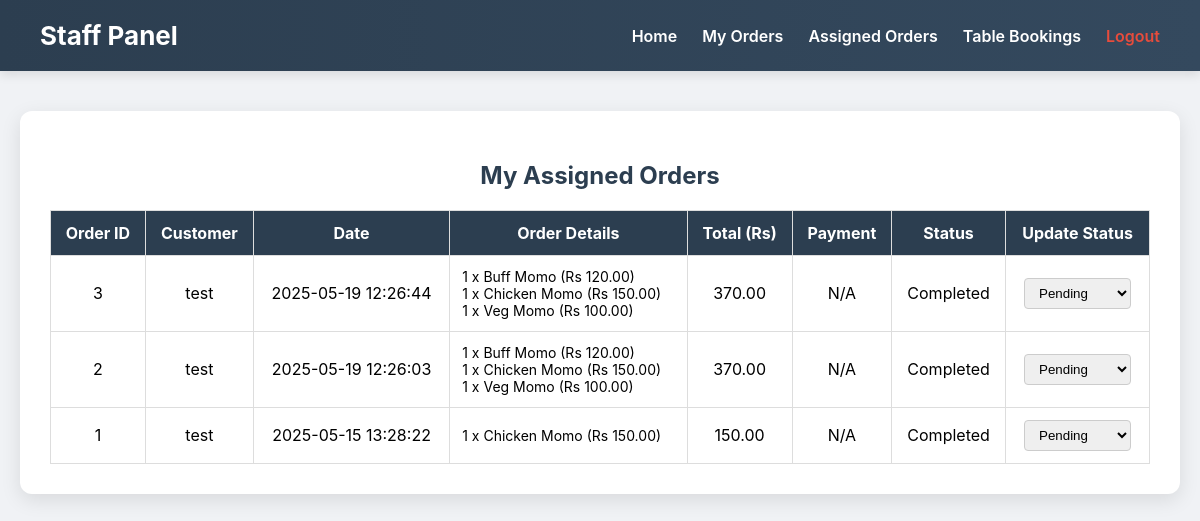
The page /staff_orders.php (signed in) on the database as committed earlier.
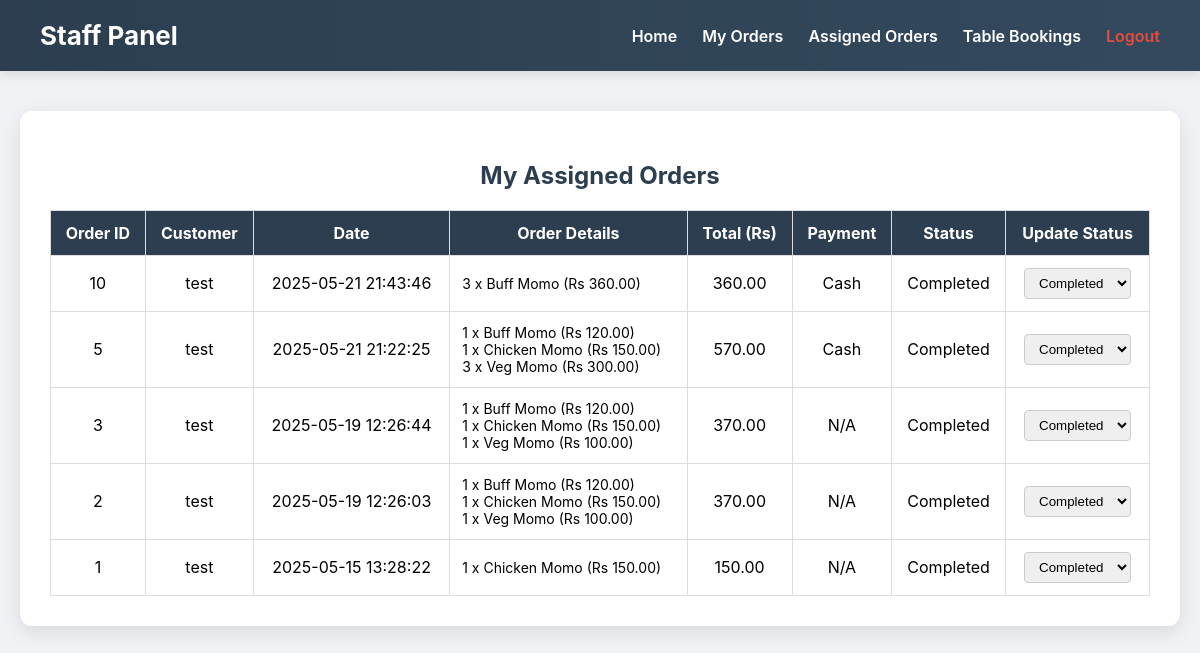
The same page on the database as committed later.
### tables this page shows
CREATE TABLE `orders` (
  `id` int(11) NOT NULL,
  `user_id` int(11) DEFAULT NULL,
  `order_date` datetime DEFAULT current_timestamp(),
  `order_details` text DEFAULT NULL,
  `total` decimal(10,2) NOT NULL,
  `status` varchar(50) DEFAULT NULL,
  `assigned_staff_id` int(11) DEFAULT NULL,
  `payment_method` varchar(50) DEFAULT NULL
);

CREATE TABLE `users` (
  `id` int(11) NOT NULL,
  `username` varchar(50) NOT NULL,
  `password` varchar(255) NOT NULL,
  `role` enum('admin','staff','user') DEFAULT 'user'
);

### staff_orders.php (the view, shortened to what this page needs)
<?php
include 'db_connect.php';
$staffId = $_SESSION['user_id'];
try {
    $stmt = $conn->prepare("
        SELECT
            orders.id,
            orders.order_date,
            orders.total,
            orders.status,
            orders.payment_method,
            orders.order_details,
            u.username AS customer_name
        FROM orders
        JOIN users u ON orders.user_id = u.id
        WHERE orders.assigned_staff_id = :staff_id
        ORDER BY orders.order_date DESC
    ");
    $stmt->execute(['staff_id' => $staffId]);
    $orders = $stmt->fetchAll(PDO::FETCH_ASSOC);
} catch (PDOException $e) {
    die("Database error: " . $e->getMessage());
}
?>
<!DOCTYPE html>
<html lang="en">
<head>
</head>
<body>
<div class="navbar">
    <h1>Staff Panel</h1>
    <ul>
        <li><a href="staff_dashboard.php">Home</a></li>
        <li><a href="staff_orders.php">My Orders</a></li>
        <li><a href="assigned_orders.php">Assigned Orders</a></li>
        <li><a href="table_bookings.php">Table Bookings</a></li>
        <li><a class="logout" href="logout.php">Logout</a></li>
    </ul>
</div>
<div class="container">
    <h2>My Assigned Orders</h2>
    <?php if (empty($orders)): ?>
        <p style="text-align:center;">No orders assigned to you yet.</p>
    <?php else: ?>
        <table>
            <thead>
                <tr>
                    <th>Order ID</th>
                    <th>Customer</th>
                    <th>Date</th>
                    <th>Order Details</th>
                    <th>Total (Rs)</th>
                    <th>Payment</th>
                    <th>Status</th>
                    <th>Update Status</th>
                </tr>
            </thead>
            <tbody>
            <?php foreach ($orders as $order): ?>
                <tr>
                    <td><?= htmlspecialchars($order['id']) ?></td>
                    <td><?= htmlspecialchars($order['customer_name']) ?></td>
                    <td><?= htmlspecialchars($order['order_date']) ?></td>
                    <td class="order-items">
                        <?php
                        $items = json_decode($order['order_details'], true);
                        if (is_array($items)) {
                            foreach ($items as $item) {
                                echo htmlspecialchars("{$item['quantity']} x {$item['name']} (Rs " . number_format($item['subtotal'], 2) . ")") . "<br>";
                            }
                        } else {
                            echo "N/A";
                        }
                        ?>
                    </td>
                    <td><?= number_format($order['total'], 2) ?></td>
                    <td><?= htmlspecialchars($order['payment_method'] ?? 'N/A') ?></td>
                    <td><?= ucfirst(htmlspecialchars($order['status'])) ?></td>
                    <td>
                        <form method="POST" action="update_order_status.php" style="margin:0;">
                            <select name="status" onchange="this.form.submit()">
                                <?php
                                $statuses = ['pending', 'preparing', 'completed', 'cancelled'];
                                foreach ($statuses as $statusOption) {
                                    $selected = ($order['status'] === $statusOption) ? 'selected' : '';
                                    echo "<option value='$statusOption' $selected>" . ucfirst($statusOption) . "</option>";
                                }
                                ?>
                            </select>
                        </form>
                    </td>
                </tr>
            <?php endforeach; ?>
            </tbody>
        </table>
    <?php endif; ?>
</div>
</body>
</html>

### staff_orders.php (style rules this page uses)
body { font-family: 'Inter', sans-serif; background-color: #f0f2f5; margin: 0; padding: 0; }
.navbar { background: linear-gradient(to right, #2c3e50, #34495e); padding: 20px 40px; display: flex; justify-content: space-between; align-items: center; color: white; box-shadow: 0 4px 10px rgba(0,0,0,0.1); }
.navbar h1 { margin: 0; font-size: 26px; }
.navbar ul { list-style: none; display: flex; margin: 0; padding: 0; }
.navbar li { margin-left: 25px; }
.navbar a { color: white; text-decoration: none; font-weight: 600; transition: 0.3s; }
.navbar .logout { color: #e74c3c; }
.container { max-width: 1100px; margin: 40px auto; background-color: white; padding: 30px; border-radius: 12px; box-shadow: 0 6px 20px rgba(0,0,0,0.1); }
h2 { text-align: center; color: #2c3e50; }
table { width: 100%; border-collapse: collapse; margin-top: 20px; }
th, td { padding: 12px; border: 1px solid #ddd; text-align: center; vertical-align: middle; }
th { background: #2c3e50; color: white; }
select { padding: 6px 10px; border-radius: 4px; border: 1px solid #ccc; cursor: pointer; }
form { margin: 0; }
.order-items { text-align: left; font-size: 14px; max-width: 250px; white-space: nowrap; overflow: hidden; text-overflow: ellipsis; }

Rows that differ between the two databases and show on the page:
added orders: id "10", user.username "test", order_date "2025-05-21 21:43:46", subtotal "3 x Buff Momo (Rs 360.00)", total "360.00", payment_method "Cash", status "Completed", shown under "My Assigned Orders"
added orders: id "5", user.username "test", order_date "2025-05-21 21:22:25", subtotal "1 x Buff Momo (Rs 120.00)", subtotal "3 x Veg Momo (Rs 300.00)", total "570.00", payment_method "Cash", status "Completed", orders (id "1 x Chicken Momo (Rs 150.00)"), shown under "My Assigned Orders"
changed orders "1 x Chicken Momo (Rs 150.00)": status "Pending" → "Completed"
changed orders id 3: status "Pending" → "Completed"
changed orders id 2: status "Pending" → "Completed"
